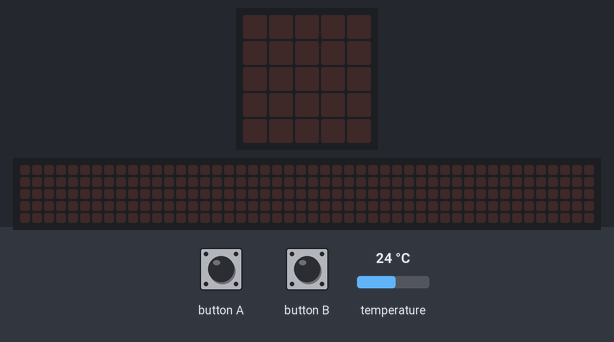
This program was run on a simulated BBC micro:bit (MakeCode). On the bench: the board's 5×5 LED display, a strip that is not on the board, showing the scrolling text unrolled. Inputs (shaded band) come from the test bench; at power-on: temperature 24 °C. The 48×5 strip is a reading aid, not a part: it shows the text the display is scrolling, unrolled, one strip-width of it at a time.

Above: at 1.2 s.
1.3 s: button A pressed for 0.15 s
At 4.01 s:
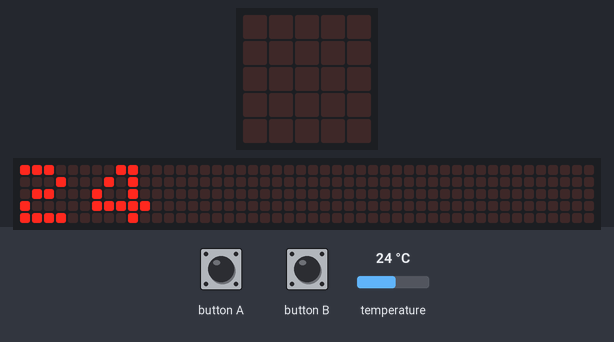
4.3 s: button B pressed for 0.15 s
At 5.5 s:
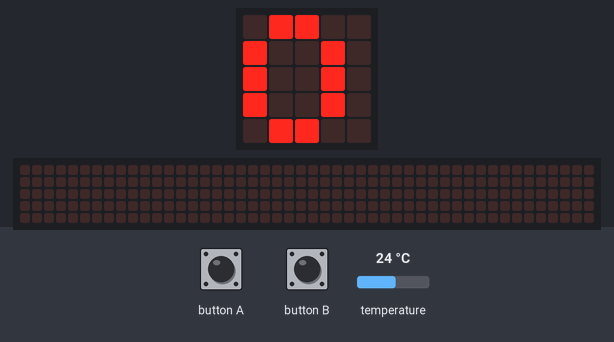
5.9 s: button A pressed for 0.15 s
At 6.12 s:
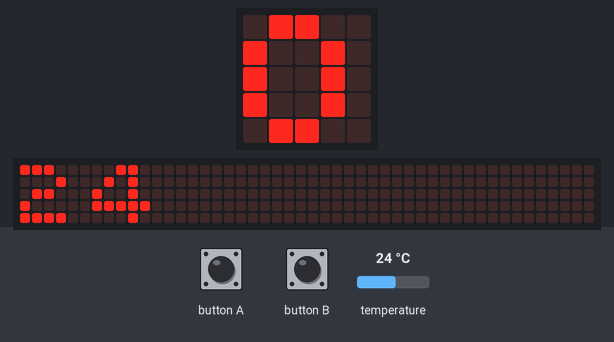
Timing chart, 0 to 8.9 s (numbered marks = the images above; inputs shaded):
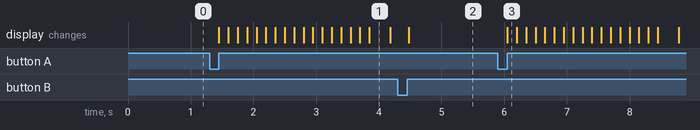

The program:

main.ts
```typescript
input.onButtonPressed(Button.A, function () {
    basic.showNumber(input.temperature())
})
input.onButtonPressed(Button.B, function () {
    let lectura_analógica_pin = 0
    basic.showNumber(lectura_analógica_pin)
})
basic.forever(function () {

})
```

test.ts
```typescript
// aquí va el archivo "tests"; esto no se compilará cuando este paquete se utilice como una extensión.
```

Measured:
- after the input at 1.3 s, the display: changes after 0.15 s (image 1)
- after the input at 4.3 s, the display: changes after 0.18 s (image 2)
- after the input at 5.9 s, the display: changes after 0.15 s (image 3)
